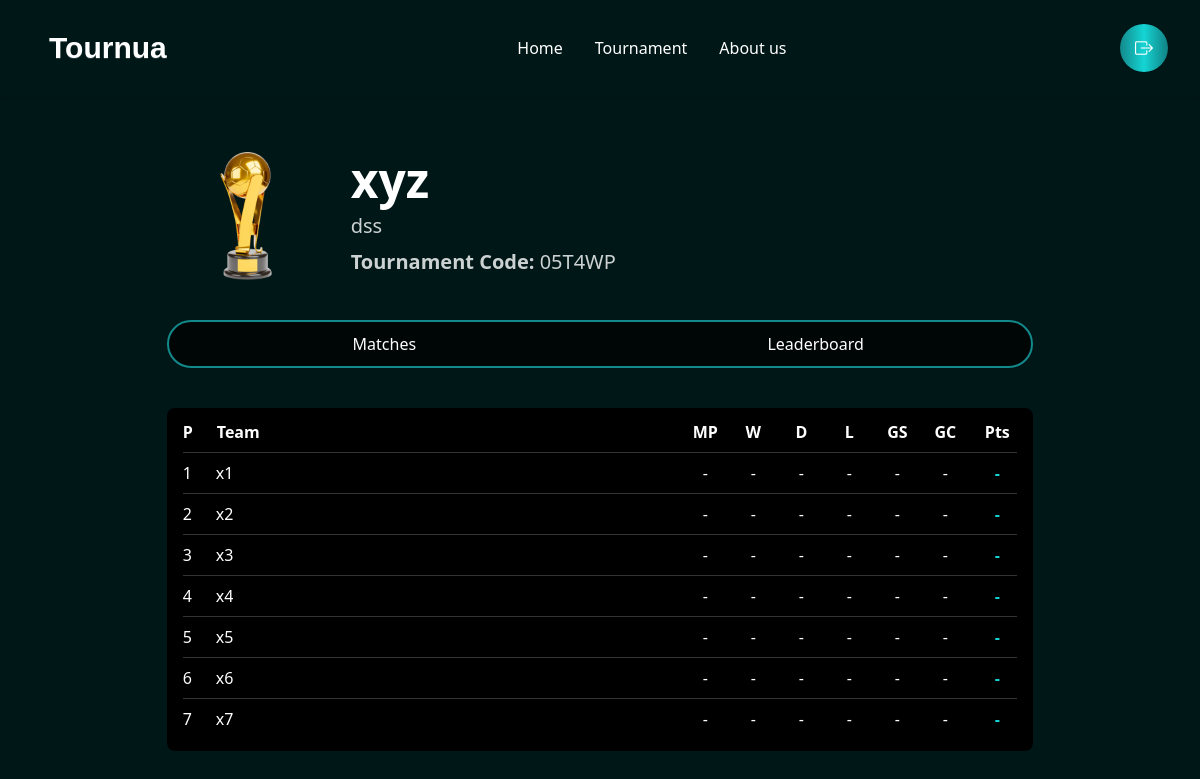
Page /Tournua/tournament/8/leaderboard/ on the committed database.
### tournua/models.py (models this page shows, shortened)
class Tournament(models.Model):
    user = models.ForeignKey(UserAccount, on_delete=models.CASCADE, related_name="tournaments")
    code = models.CharField(max_length=8, unique=True, editable=False)
    name = models.CharField(max_length=200)
    description = models.TextField(blank=True)
    trophy = models.ImageField(upload_to="trophies/", blank=True, null=True)
    tournament_type = models.CharField(max_length=50, choices=[("online", "Online"), ("offline", "Offline")])
    player_type = models.CharField(max_length=50, choices=[("single", "Single"), ("team", "Team")])
    format = models.CharField(max_length=50, choices=[("Knockout", "Knockout"), ("League", "League")])
    num_groups = models.IntegerField(default=2)
    teams_per_group = models.IntegerField(default=4)
    created_at = models.DateTimeField(auto_now_add=True)
    participants = models.ManyToManyField(UserAccount, related_name="joined_tournaments", blank=True)

class Team(models.Model):
    tournament = models.ForeignKey(Tournament, on_delete=models.CASCADE, related_name="teams")
    name = models.CharField(max_length=200)
    logo = models.ImageField(upload_to="team_logos/", blank=True, null=True)

### tournua/views.py (the view, shortened to what this page needs)
# urls.py: path("tournament/<int:tournament_id>/leaderboard/", views.leaderboard, name="leaderboard"),
def leaderboard(request, tournament_id):
    tournament = get_object_or_404(Tournament, id=tournament_id)
    matches = Match.objects.filter(tournament=tournament, played=True)
    teams = Team.objects.filter(tournament=tournament)  # all teams in tournament
    standings = {}
    for team in teams:
        standings[team.id] = {
            "team": team,
            "MP": 0,
            "W": 0,
            "D": 0,
            "L": 0,
            "GS": 0,
            "GC": 0,
            "Pts": 0,
            "played": False  # track if played at least one match
        }
    leaderboard = list(standings.values())
    played_teams = [t for t in leaderboard if t["played"]]
    unplayed_teams = [t for t in leaderboard if not t["played"]]
    played_teams.sort(key=lambda x: (x["Pts"], x["GS"] - x["GC"], x["GS"]), reverse=True)
    leaderboard = played_teams + unplayed_teams
    for i, row in enumerate(leaderboard, start=1):
        row["P"] = i
        if not row["played"]:
            for key in ["MP", "W", "D", "L", "GS", "GC", "Pts"]:
                row[key] = "-"
    return render(request, "leaderboard.html", {
        "tournament": tournament,
        "leaderboard": leaderboard
    })

### template/leaderboard.html (shortened to what this page needs)
{% load static %}
<!DOCTYPE html>
<html lang="en">
<head>
  <link href="https://cdn.jsdelivr.net/npm/daisyui@5" rel="stylesheet" type="text/css" />
  <script src="https://cdn.jsdelivr.net/npm/@tailwindcss/browser@4"></script>
  <link rel="stylesheet" href="https://cdn.jsdelivr.net/npm/bootstrap-icons@1.13.1/font/bootstrap-icons.min.css">
  <link rel="stylesheet" href="{% static 'css/style.css' %}">
</head>
<body class="bg-[#001717]">
<header class="w-full">
  <div class="navbar shadow-sm px-4 py-4 lg:px-8 lg:py-6 flex justify-between items-center">
    <a class="btn btn-ghost text-2xl lg:text-3xl text-white font-cs-gelios">Tournua</a>
    <div class="hidden lg:flex gap-8 text-white font-medium">
      <a href="#">Home</a>
      <a href="#">Tournament</a>
      <a href="#">About us</a>
    </div>
    <a href="{% url 'logout' %}" class="relative inline-flex items-center justify-center w-10 h-10 lg:w-12 lg:h-12 text-white bg-black rounded-full">
      <span class="absolute inset-0 rounded-full p-[2px] bg-gradient-to-r from-[#13898B] via-[#14D5D4] via-[#0C6083] to-[#118285]"></span>
      <span class="relative z-10 flex items-center justify-center w-full h-full rounded-full">
        <i class="bi bi-box-arrow-right text-lg"></i>
      </span>
    </a>
  </div>
</header>
<main class="flex flex-col items-center px-4 py-10 gap-10 lg:px-20">
  <div class="mx-auto h-auto w-10/12  bg-cover bg-center overflow-hidden">
    <div class="flex flex-col sm:flex-row sm:items-center gap-4 sm:gap-6">
      <img src="{% static 'trophies/Trophy1.png' %}" alt="Trophy" class="w-24 sm:w-32 lg:w-40 object-contain mx-auto sm:mx-0">
      <div class="text-white text-center sm:text-left space-y-2">
        <p class="text-3xl sm:text-4xl lg:text-5xl font-semibold">{{ tournament.name }}</p>
        <p class="text-lg sm:text-xl text-white/80">{{ tournament.description }}</p>
        <p class="text-lg sm:text-xl text-white/80"><b>Tournament Code:</b> {{ tournament.code }}</p>
      </div>
    </div>
    <div class="w-full flex rounded-3xl border-2 border-[#13898B] overflow-hidden text-white bg-black/70 backdrop-blur-md mt-6">
      <a href="{% url 'viewTournament' tournament.id %}" class="w-1/2 py-2.5 font-medium text-center transition-all duration-200 hover:bg-[#13898B]/30 focus:bg-[#13898B] focus:text-white">
        Matches
      </a>
      <button class="w-1/2 py-2.5 font-medium text-center transition-all duration-200 hover:bg-[#13898B]/30 focus:bg-[#13898B] focus:text-white">
        Leaderboard
      </button>
    </div>
    <div class="mt-10 overflow-x-auto">
      <div class="min-w-[600px] bg-black rounded-lg py-3 px-4 text-white">
        <div class="flex justify-between font-semibold text-sm sm:text-base mb-2">
          <div class="flex gap-4 sm:gap-6 min-w-[150px]">
            <p>P</p>
            <p>Team</p>
          </div>
          <div class="flex gap-3 sm:gap-4">
            <p class="w-8 text-center">MP</p>
            <p class="w-8 text-center">W</p>
            <p class="w-8 text-center">D</p>
            <p class="w-8 text-center">L</p>
            <p class="w-8 text-center">GS</p>
            <p class="w-8 text-center">GC</p>
            <p class="w-10 text-center">Pts</p>
          </div>
        </div>
        {% for row in leaderboard %}
        <div class="flex justify-between items-center border-t border-white/20 py-2 text-sm sm:text-base">
          <div class="flex gap-4 sm:gap-6 min-w-[150px]">
            <p>{{ row.P }}</p>
            <p class="font-medium truncate max-w-[100px] sm:max-w-[150px]">{{ row.team.name }}</p>
          </div>
          <div class="flex gap-3 sm:gap-4">
            <p class="w-8 text-center">{{ row.MP }}</p>
            <p class="w-8 text-center">{{ row.W }}</p>
            <p class="w-8 text-center">{{ row.D }}</p>
            <p class="w-8 text-center">{{ row.L }}</p>
            <p class="w-8 text-center">{{ row.GS }}</p>
            <p class="w-8 text-center">{{ row.GC }}</p>
            <p class="w-10 text-center font-bold text-[#14D5D4]">{{ row.Pts }}</p>
          </div>
        </div>
        {% empty %}
        <p class="text-center py-4 text-white/70">No leaderboard data available.</p>
        {% endfor %}
      </div>
    </div>
  </div>
</main>
</body>
</html>

### static/css/style.css (style rules this page uses)
.font-cs-gelios { font-family: "CS Gelios", sans-serif; }

### rows in the picture
Tournament: name "xyz", description "dss", code "05T4WP"
Team: P "1", team.name "x1", MP "-", W "-", D "-", L "-", GS "-", GC "-", Pts "-"
Team: P "2", team.name "x2", MP "-", W "-", D "-", L "-", GS "-", GC "-", Pts "-"
Team: P "3", team.name "x3", MP "-", W "-", D "-", L "-", GS "-", GC "-", Pts "-"
Team: P "4", team.name "x4", MP "-", W "-", D "-", L "-", GS "-", GC "-", Pts "-"
Team: P "5", team.name "x5", MP "-", W "-", D "-", L "-", GS "-", GC "-", Pts "-"
Team: P "6", team.name "x6", MP "-", W "-", D "-", L "-", GS "-", GC "-", Pts "-"
Team: P "7", team.name "x7", MP "-", W "-", D "-", L "-", GS "-", GC "-", Pts "-"
